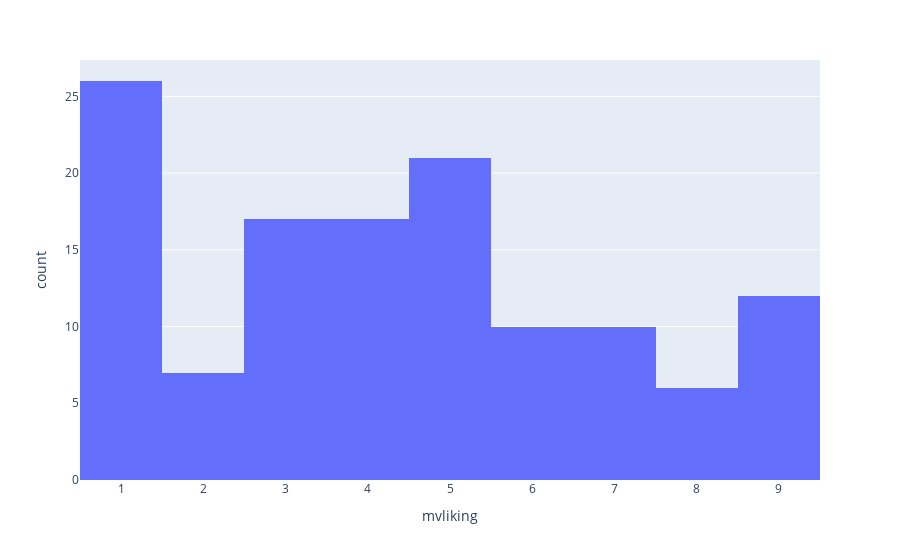

Notebook cell for this chart:
### Markdown cell above
## Let's better understand the clusters

### Code cell
# Now let's see the relationship between the response variable 'mvliking' and cluster 1
import plotly.express as px

fig = px.histogram(data_frame=df_cluster1, x='mvliking')
fig.show()

### Figure 1 — Plotly figure (JSON) as saved in the notebook; plotly's stock layout.template omitted (floating-point values rounded to 4 significant figures)
{"data": [{"alignmentgroup": "True", "bingroup": "x", "hovertemplate": "mvliking=%{x}<br>count=%{y}<extra></extra>", "legendgroup": "", "marker": {"color": "#636efa", "pattern": {"shape": ""}}, "name": "", "offsetgroup": "", "orientation": "v", "showlegend": false, "type": "histogram", "x": [3, 1, 2, 5, 3, 7, 2, 1, 1, 3, 6, 7, 9, 3, 1, 5, 9, 6, 3, 5, 7, 1, 5, 4, 1, 4, 9, 4, 5, 1, 5, 3, 8, 7, 6, 5, 4, 2, 3, 4, 1, 7, 9, 1, 9, 5, 5, 5, 1, 7, 4, 6, 9, 5, 5, 4, 1, 3, 1, 3, 1, 6, 1, 8, 1, 1, 9, 3, 7, 6, 8, 2, 5, 5, 4, 1, 3, 6, 6, 8, 5, 5, 4, 3, 1, 5, 5, 3, 5, 9, 5, 3, 2, 4, 2, 4, 7, 5, 2, 4, 1, 3, 4, 8, 1, 9, 1, 1, 4, 1, 1, 4, 6, 9, 1, 6, 3, 9, 4, 7, 1, 3, 8, 4, 7, 9], "xaxis": "x", "yaxis": "y"}], "layout": {"autosize": true, "barmode": "relative", "legend": {"tracegroupgap": 0}, "margin": {"t": 60}, "xaxis": {"anchor": "y", "autorange": true, "domain": [0, 1], "range": [0.5, 9.5], "title": {"text": "mvliking"}, "type": "linear"}, "yaxis": {"anchor": "x", "autorange": true, "domain": [0, 1], "range": [0, 27.37], "title": {"text": "count"}}}}
